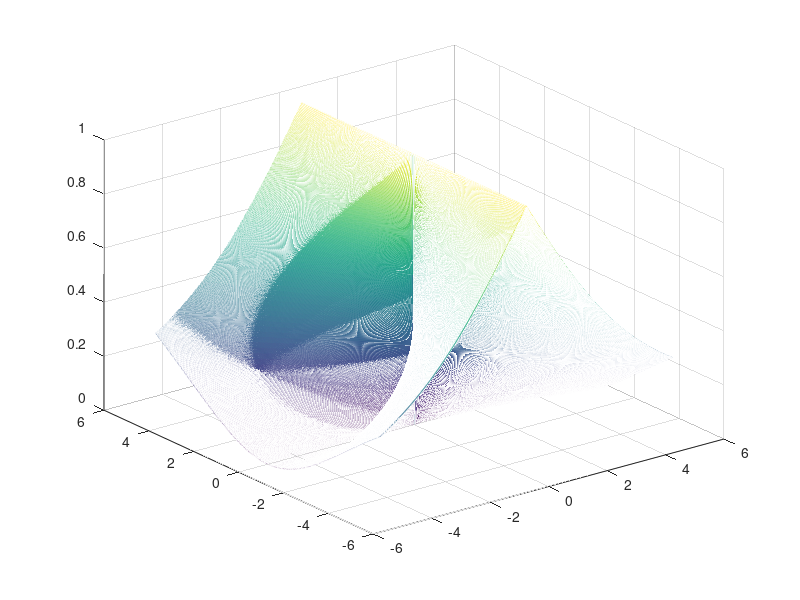

Recreate this plot in MATLAB.
%为了验证一个函数的凹凸性设置的
clear all;
close all;
clc
x=-5:0.01:5;
y=-5:0.01:5;
[X,Y] = meshgrid(x,y);
Z=sqrt(X.^2+Y.^2);
final=1-abs(X./Z);
mesh(X,Y,final);